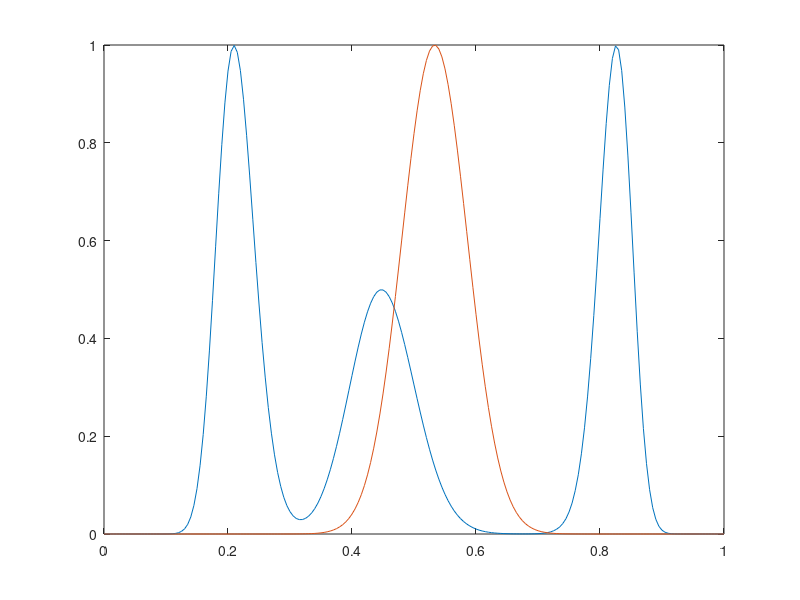
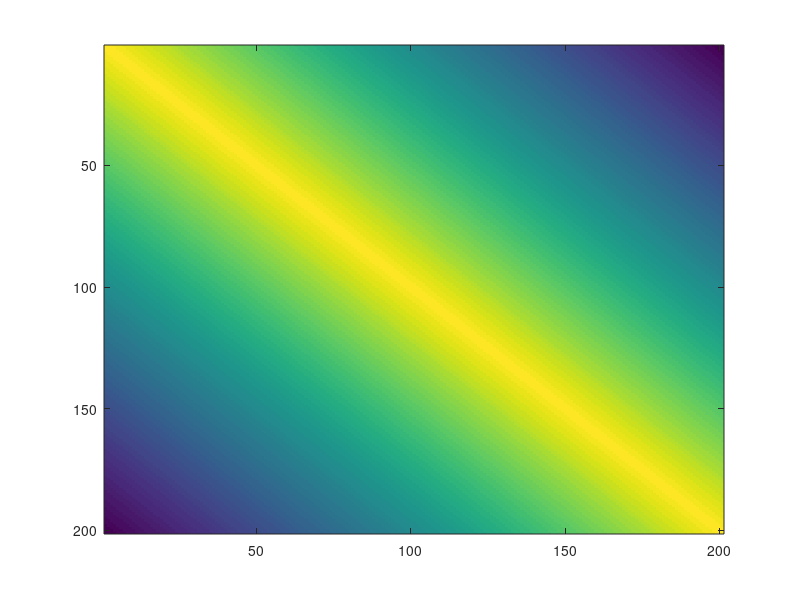
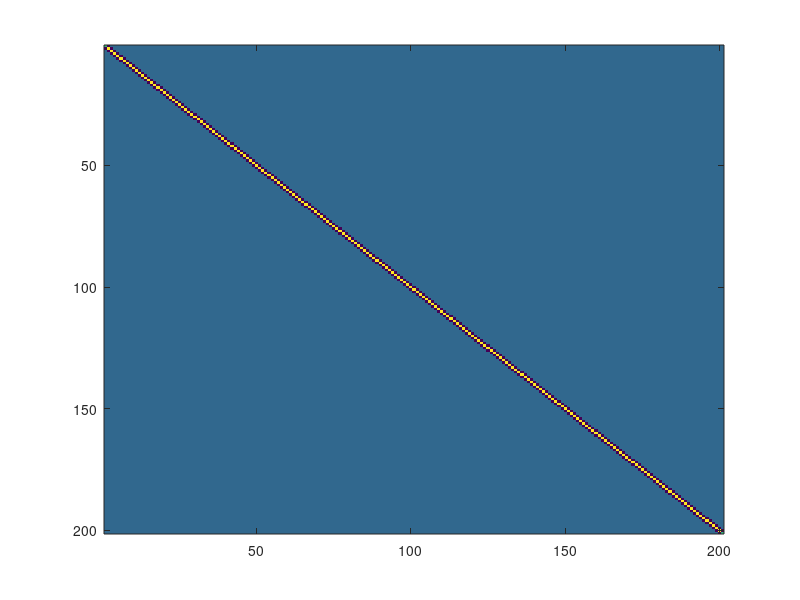

MATLAB code for these plots, in order: (Note: this script raises an error after producing the figures.)
%%%%%%%%%%%%%%%%%%%%%%%%%%%%%%%%%%%%%%%%%%%%%%%%%%%%%%%%%%%%%%%%%%%%%%%%%%%%%%%%%%%%%%%%%%
%%% Generate data
%%%%%%%%%%%%%%%%%%%%%%%%%%%%%%%%%%%%%%%%%%%%%%%%%%%%%%%%%%%%%%%%%%%%%%%%%%%%%%%%%%%%%%%%%%
clear; close all;
N = 201;

seed = rand*1000;
rng("default");

t = linspace(0,1,N);
t1 = linspace(-3,3,N);
time_gap = 1/(N-1);
for j =1:N 
    g(j) = exp(-(t1(j)-0.2).^2/0.2);
%     g(j) = exp(-(t(j)-0.53).^2*180);
end
f2 = interp1(t,g,t);

U1 = sqrt(3)*2*(t-0.5);
h1 = -1.0*U1;
h2 = -0.2*U1;
h3 = 1.0*U1;

gamma1 = cumtrapz(exp(h1))./trapz(exp(h1));
gamma1 = (gamma1-min(gamma1))/(max(gamma1)-min(gamma1));
gamma2 = cumtrapz(exp(h2))./trapz(exp(h2));
gamma2 = (gamma2-min(gamma2))/(max(gamma2)-min(gamma2));
gamma3 = cumtrapz(exp(h3))./trapz(exp(h3));
gamma3 = (gamma3-min(gamma3))/(max(gamma3)-min(gamma3));

f1_1 = interp1(t,f2,gamma1);
f1_2 = interp1(t,f2,gamma2);
f1_3 = interp1(t,f2,gamma3);
f1 = f1_1 + f1_2*0.5 + f1_3;

figure(1);clf;
plot(t, f1, t, f2)

f1 = f1';
f2 = f2';

q1 = sign(gradient(f1)/time_gap).*sqrt(abs(gradient(f1)/time_gap));
q2 = sign(gradient(f2)/time_gap).*sqrt(abs(gradient(f2)/time_gap));

%define the covariance for the gamma function
mu = zeros(1, N);


% Define the value of pho
pho = 0.999;  % You can change this to your desired value
% Initialize an empty matrix of size (n+1) x (n+1)

f_cov = ones(1, N);
Cr = diag(f_cov);

% Fill in the matrix
for i = 1:N
    for j = 1:N
        if i ~= j
            Cr(i, j) = pho^(abs(i-j));
        end
    end
end
Cr = Cr*8;

figure(1001); clf;
imagesc(Cr);
try chol(Cr)
    disp('Matrix is symmetric positive definite.')
catch ME
    disp('Matrix is not symmetric positive definite')
end

inv_cr = inv(Cr);
figure(1002); clf;
imagesc(inv_cr);
%%%%%%%%%%%%%%%%%%%%%%%%%%%%%%%%%%%%%%%%%%%%%%%%%%%%%%%%%%%%%%%%%%%%%%%%%%%%%%%%%%%%%%%%%%
%%% Dynamic programming to match f1 and f2 
%%%%%%%%%%%%%%%%%%%%%%%%%%%%%%%%%%%%%%%%%%%%%%%%%%%%%%%%%%%%%%%%%%%%%%%%%%%%%%%%%%%%%%%%%%
gamma_t = DynamicProgrammingQ(q2', q1', 0, 0);


%%%%%%%%%%%%%%%%%%%%%%%%%%%%%%%%%%%%%%%%%%%%%%%%%%%%%%%%%%%%%%%%%%%%%%%%%%%%%%%%%%%%%%%%%%
%%%  Gaussian bayesian
%%%%%%%%%%%%%%%%%%%%%%%%%%%%%%%%%%%%%%%%%%%%%%%%%%%%%%%%%%%%%%%%%%%%%%%%%%%%%%%%%%%%%%%%%%
% 1. initiate phi 
phi_int = zeros(1, N);

figure(101); clf;
plot(t, phi_int);
figure(102); clf;
gamma_in = cumtrapz(t, exp(phi_int))./trapz(t, exp(phi_int));
gamma_in = (gamma_in-min(gamma_in))/(max(gamma_in)-min(gamma_in)); 
plot(t, gamma_in);

%2. Initiate sigma1
sigma1_int = 2;

%3: update g and sigma1
J = 10000;
phi_set = [];
phi_set(1,:) = phi_int;

%set the parameters for the pCN-mixture


% betals = [0.9, linspace(0.001, 0.08, 7)]; %742
% probabilities = [0.3, repmat(0.1, 1, 7)];

% betals = [0.6, linspace(0.001, 0.008, 6)];
% probabilities = [0.4, repmat(0.1, 1, 6)];

betals = [0.9,  linspace(0.001, 0.09, 7)];
probabilities = [0.3,  repmat(0.1, 1, 7)];

cnt = 1;
for j = 1: J
    %propose new phi
    kesi = mvnrnd(mu, Cr, 1);
    kesi = kesi-trapz(t,kesi);
    beta = randsample(betals, 1,true, probabilities);
    phi_new = phi_set(j,:)*sqrt(1-beta^2) + beta*kesi;
    phi_new = phi_new-trapz(t,phi_new);
    
    % calculate MCMC acceptance ratio
    [lossratio, sse_diff(j)] = cal_joint_ratio_clr_corr(sigma1_int, q1, q2, t, phi_new, phi_set(j,:));
    lossratio_(j) = lossratio;
    lamd_p = min(1, lossratio);

    if rand()<lamd_p
        phi_set(j+1,:) = phi_new;
        cnt = cnt + 1;
    else
        phi_set(j+1,:) = phi_set(j,:);
    end
    
    temp_t = cumtrapz(t,exp(phi_set(j+1,:)))./trapz(t, exp(phi_set(j+1,:)),2);
    temp_t = round(temp_t/temp_t(end)*(N-1))+1;
    gam1_dev = exp(phi_set(j+1,:))./trapz(t, exp(phi_set(j+1,:)),2);
    SSE = (norm(q2 - q1(temp_t).*sqrt(gam1_dev')))^2;
    sse_(j) = SSE;

end

% plot the sample gamma
gamma_new = [];
for j = 1:J+1
    gamma_new(j,:) = cumtrapz(t, exp(phi_set(j,:)))./trapz(t, exp(phi_set(j,:)));
    gamma_new(j,:) = (gamma_new(j,:)-min(gamma_new(j,:)))/(max(gamma_new(j,:))-min(gamma_new(j,:)));
end


fgamma = gamma_new(J/2+1:10:J+1,:);
fphi_set = phi_set(J/2+1:10:J+1,:);

sample_mean = mean(phi_set,1);
gamma_mean = cumsum(exp(sample_mean))./sum(exp(sample_mean));
gamma_mean = (gamma_mean-min(gamma_mean))/(max(gamma_mean)-min(gamma_mean));

fgamma = gamma_new(2:2:J+1,:);
fphi_set = phi_set(2:2:J+1,:);

sample_mean = mean(fphi_set,1);
gamma_mean = cumsum(exp(sample_mean))./sum(exp(sample_mean));
gamma_mean = (gamma_mean-min(gamma_mean))/(max(gamma_mean)-min(gamma_mean));

figure(1); clf;
hold on;
plot(t,gamma_new);
plot(t,gamma_t,'k','LineWidth',2);
% plot(t,gamma_mean','b--','LineWidth',2);
lsize = 16; % Label fontsize
nsize = 18; % Axis fontsize
axis equal;
ylim([0,1]);
xlim([0,1]);
xticks([0 0.2 0.4 0.6 0.8 1]);
set(gca, 'Fontsize', nsize,'linewidth', 1.5)
set(gcf,'paperpositionmode','auto');
set(gcf,'windowstyle','normal');
set(gca,'LooseInset',max(get(gca,'TightInset'), 0.02))
set(gca,'fontweight','normal')
opts.Colors     = get(groot,'defaultAxesColorOrder');
opts.saveFolder = 'img/';
opts.width      = 12;
opts.height     = 10;
opts.fontType   = 'Times';
% 



f2_gamma_t = interp1(t,f2,gamma_t);
figure(2);clf;
plot(t,f1,'b.','LineWidth', 1.5);
hold on;
plot(t,f2,'g.','LineWidth', 1.5);
plot(t, f2_gamma_t, 'r','LineWidth', 1.5)

figure(3);clf;
plot(t,q1,'b.','LineWidth', 1.5);
hold on;
plot(t,q2,'g.','LineWidth', 1.5);

figure(5);clf;
subplot(2,1,1);
plot(sse_)
subplot(2,1,2);
hist(sse_);


% Perform k-means clustering
seed = rand*1000;
rng(419);
K = 3;
[idx, centers] = kmeans(phi_set, K);
% [idx, centers] = kmeans(fphi_set, K);
for i = 1: K
    centers_g(i,:) = cumtrapz(t, exp(centers(i,:)))/trapz(t, exp(centers(i,:)));
end

figure(11); clf;
plot(t,gamma_new(idx==2,:),'Color', [0.8 0.8 0.8]);
hold on;
plot(t,gamma_new(idx==1,:),'y');
plot(t,gamma_new(idx==3,:),'g');
% plot(t,fgamma(idx==1,:)','Color', [0.8 0.8 0.8]);
% plot(t,fgamma(idx==2,:),'y');
% plot(t,fgamma(idx==3,:),'g');
plot(t, centers_g(2,:),'m','LineWidth',2)
plot(t, centers_g(1,:),'c','LineWidth',2)
plot(t, centers_g(3,:),'r','LineWidth',2)
% plot(t,gamma_t,'k--','LineWidth',2);
% plot(t,gamma_t,'m--','LineWidth',2);
lsize = 16; % Label fontsize
nsize = 18; % Axis fontsize
axis equal;
ylim([0,1]);
xlim([0,1]);
xticks([0 0.2 0.4 0.6 0.8 1]);
set(gca, 'Fontsize', nsize,'linewidth', 1.5)
set(gcf,'paperpositionmode','auto');
set(gcf,'windowstyle','normal');
set(gca,'LooseInset',max(get(gca,'TightInset'), 0.02))
set(gca,'fontweight','normal')
opts.Colors     = get(groot,'defaultAxesColorOrder');
opts.saveFolder = 'img/';
opts.width      = 12;
opts.height     = 10;
opts.fontType   = 'Times';



f2_gamma_t1 = interp1(t,f2,centers_g(1,:));
f2_gamma_t2 = interp1(t,f2,centers_g(2,:));
f2_gamma_t3 = interp1(t,f2,centers_g(3,:));
figure(22);clf;
% plot(t,f1,'b.-','LineWidth', 1.5);
% plot(t,f2,'g.-','LineWidth', 1.5);
plot(t, f2_gamma_t2, 'm','LineWidth', 1.5)
hold on;
plot(t, f2_gamma_t1, 'c','LineWidth', 1.5)
plot(t, f2_gamma_t3,'r', 'LineWidth',1.5)
% plot(t, f2_gamma_t, 'k--','LineWidth', 1.5)
axis equal;
ylim([0,1]);
xlim([0,1]);
xticks([0 0.2 0.4 0.6 0.8 1]);
set(gca, 'Fontsize', nsize,'linewidth', 1.5)
set(gcf,'paperpositionmode','auto');
set(gcf,'windowstyle','normal');
set(gca,'LooseInset',max(get(gca,'TightInset'), 0.02))
set(gca,'fontweight','normal')
opts.Colors     = get(groot,'defaultAxesColorOrder');
opts.saveFolder = 'img/';
opts.width      = 12;
opts.height     = 10;
opts.fontType   = 'Times';
%PCA
time_diff = time_gap;
v = phi_set;

figure(4); clf;
plot(t, v, 'Color', [0.5 0.5 0.5]);


%%%%%%%%%%%%%%%%%%%%%%%%%%%%%%%%%%%%%%%%%%%%%%%%%%%%%%%%%%%%%%%%%%%%%%%%%%%%%%%%%%%%%%%%%%
%% Non-Gaussian bayesian
%%%%%%%%%%%%%%%%%%%%%%%%%%%%%%%%%%%%%%%%%%%%%%%%%%%%%%%%%%%%%%%%%%%%%%%%%%%%%%%%%%%%%%%%%%
%%%%%%%%%%%%%%%%%%%%%%%%%%%%%%%%%%%%%%%%%%%%%%%%%%%%%%%%%%%%%%%%%%%%%%%%%%%%%%%%%%%%%%%%%%
%%% Generate data
%%%%%%%%%%%%%%%%%%%%%%%%%%%%%%%%%%%%%%%%%%%%%%%%%%%%%%%%%%%%%%%%%%%%%%%%%%%%%%%%%%%%%%%%%%
clear; close all;
N = 201;

seed = rand*1000;
rng("default");

t = linspace(0,1,N);
t1 = linspace(-3,3,N);
time_gap = 1/(N-1);
for j =1:N 
    g(j) = exp(-(t1(j)-0.2).^2/0.2);
end
f2 = interp1(t,g,t);

U1 = sqrt(3)*2*(t-0.5);
h1 = -1.0*U1;
h2 = -0.1*U1;
h3 = 1.0*U1;

gamma1 = cumtrapz(exp(h1))./trapz(exp(h1));
gamma1 = (gamma1-min(gamma1))/(max(gamma1)-min(gamma1));
gamma2 = cumtrapz(exp(h2))./trapz(exp(h2));
gamma2 = (gamma2-min(gamma2))/(max(gamma2)-min(gamma2));
gamma3 = cumtrapz(exp(h3))./trapz(exp(h3));
gamma3 = (gamma3-min(gamma3))/(max(gamma3)-min(gamma3));

f1_1 = interp1(t,f2,gamma1);
f1_2 = interp1(t,f2,gamma2);
f1_3 = interp1(t,f2,gamma3);
f1 = f1_1 + f1_2*0.5 + f1_3;

figure(1);clf;
plot(t, f1, t, f2)

f1 = f1';
f2 = f2';


q1 = sign(gradient(f1)/time_gap).*sqrt(abs(gradient(f1)/time_gap));
q2 = sign(gradient(f2)/time_gap).*sqrt(abs(gradient(f2)/time_gap));

%define the covariance for the gamma function
mu = zeros(1, N);


% Define the value of pho
pho = 0.999;  % You can change this to your desired value
% Initialize an empty matrix of size (n+1) x (n+1)

f_cov = ones(1, N);
Cr = diag(f_cov);

% Fill in the matrix
for i = 1:N
    for j = 1:N
        if i ~= j
            Cr(i, j) = pho^(abs(i-j));
        end
    end
end
Cr = Cr*8;

figure(1001); clf;
imagesc(Cr);
try chol(Cr);
    disp('Matrix is symmetric positive definite.')
catch ME
    disp('Matrix is not symmetric positive definite')
end

inv_cr = inv(Cr);
figure(1002); clf;
imagesc(inv_cr);
%%%%%%%%%%%%%%%%%%%%%%%%%%%%%%%%%%%%%%%%%%%%%%%%%%%%%%%%%%%%%%%%%%%%%%%%%%%%%%%%%%%%%%%%%%
%%% Dynamic programming to match f1 and f2 
%%%%%%%%%%%%%%%%%%%%%%%%%%%%%%%%%%%%%%%%%%%%%%%%%%%%%%%%%%%%%%%%%%%%%%%%%%%%%%%%%%%%%%%%%%
gamma_t = DynamicProgrammingQ(q2', q1', 0, 0);
%define the covariance for the gamma function
mu = zeros(1, N);
gamma_mu = cumsum(exp(mu))./sum(exp(mu));
gamma_mu = (gamma_mu-min(gamma_mu))/(max(gamma_mu)-min(gamma_mu)); 

dn = 1;
U1 = sqrt(3)*2*(t-0.5);
% 1. initiate phi 
a1 = -1.5;
b1 = -0.5;

a2 = 0.5;
b2 = 1.5;

intervals = [[a1, b1]; [a2, b2]];
p = rand;
if p <= 0.5
    a = intervals(1, 1);
    b = intervals(1, 2);
else
    a = intervals(2, 1);
    b = intervals(2, 2);
end

phi_int = mu;
coeff(1, 1) = a + (b - a) * rand();


for j = 1:dn
    phi_int = phi_int + coeff(j, 1)*U1(j,:);
end
phi_int = phi_int-log(trapz(t,exp(phi_int)));

figure(101); clf;
plot(t, phi_int);
figure(102); clf;
gamma_in = cumsum(exp(phi_int))./sum(exp(phi_int));
gamma_in = (gamma_in-min(gamma_in))/(max(gamma_in)-min(gamma_in)); 
plot(t, gamma_in);

%2. Initiate sigma1
sigma1_int = 3;

%3: update g and sigma1
J = 10000;
coeff_set = zeros(5, J);
phi_set = [];
coeff_set(:,1) = coeff;
phi_set(1,:) = phi_int;

u_coeff = [0, 0, 0, 0, 0];
sigma_coeff = [0, sqrt(0.4)/3, sqrt(0.3)/3, sqrt(0.2)/3/3, sqrt(0.15)/4];
cnt = 0; 
for j = 1: J
    %propose new phi   
    phi_new = mu;
    for jj = 1: dn
        if jj == 1
            coeff_new(jj) = proposal_distribution(coeff_set(jj,j), 1, 1, a1, a2, b1, b2);
        else
            coeff_new(jj) = proposal_distribution2(coeff_set(jj,j), 0.01, 1, u_coeff(jj), sigma_coeff(jj));
        end 
    end

    for jj = 1: dn        
        phi_new = phi_new + coeff_new(jj)*U1(jj,:);
    end
    phi_new = phi_new-log(trapz(t,exp(phi_new)));
    % calculate MCMC acceptance ratio
    prior = 1;
    if jj>1
        for jj = 2: dn
            prior = prior * normpdf(coeff_new(jj),u_coeff(jj),sigma_coeff(jj))/normpdf(coeff_set(jj,j),u_coeff(jj),sigma_coeff(jj));
        end
    end
    if (coeff_new(1) >= a1 && coeff_new(1) <= b1) || (coeff_new(1) >= a2 && coeff_new(1) <= b2)
        [lossratio, sse_diff(j)] = cal_joint_ratio_clr(sigma1_int, q1, q2, t, phi_new, phi_set(j,:));
        lossratio_(j) = lossratio*prior;
        lamd_p = min(1, lossratio*prior);
    else
        lamd_p = 0;
    end

    if rand()<lamd_p
        phi_set(j+1,:) = phi_new;
        coeff_set(:,j+1) =coeff_new;
        cnt = cnt + 1;
    else
        phi_set(j+1,:) = phi_set(j,:);
        coeff_set(:,j+1) =coeff_set(:,j);
    end
    
    temp_t = cumtrapz(t,exp(phi_set(j+1,:)))./trapz(t, exp(phi_set(j+1,:)),2);
    temp_t = round(temp_t/temp_t(end)*(N-1))+1;
    gam1_dev = exp(phi_set(j+1,:));
    SSE = (norm(q2 - q1(temp_t).*sqrt(gam1_dev')))^2;
    sse_(j) = SSE;

end

% plot the sample gamma
gamma_new = [];
for j = 1:J+1
    gamma_new(j,:) = cumsum(exp(phi_set(j,:)))./sum(exp(phi_set(j,:)));
    gamma_new(j,:) = (gamma_new(j,:)-min(gamma_new(j,:)))/(max(gamma_new(j,:))-min(gamma_new(j,:)));
end


sample_mean = mean(phi_set,1);
gamma_mean = cumsum(exp(sample_mean))./sum(exp(sample_mean));
gamma_mean = (gamma_mean-min(gamma_mean))/(max(gamma_mean)-min(gamma_mean));

fgamma = gamma_new(2:10:J+1,:);
fphi_set = phi_set(2:10:J+1,:);

sample_mean = mean(fphi_set,1);
gamma_mean = cumsum(exp(sample_mean))./sum(exp(sample_mean));
gamma_mean = (gamma_mean-min(gamma_mean))/(max(gamma_mean)-min(gamma_mean));



figure(1); clf;
hold on;
plot(t,gamma_new);
% plot(t,fgamma);
plot(t,gamma_t,'k','LineWidth',2);
plot(t,gamma_mean,'r','LineWidth',2);
% plot(t,gamma_mean','b--','LineWidth',2);
lsize = 16; % Label fontsize
nsize = 18; % Axis fontsize
axis equal;
ylim([0,1]);
xlim([0,1]);
xticks([0 0.2 0.4 0.6 0.8 1]);
set(gca, 'Fontsize', nsize,'linewidth', 1.5)
set(gcf,'paperpositionmode','auto');
set(gcf,'windowstyle','normal');
set(gca,'LooseInset',max(get(gca,'TightInset'), 0.02))
set(gca,'fontweight','normal')
opts.Colors     = get(groot,'defaultAxesColorOrder');
opts.saveFolder = 'img/';
opts.width      = 12;
opts.height     = 10;
opts.fontType   = 'Times';
% 



f2_gamma_t = interp1(t,f2,gamma_t);
f2_gamma_b = interp1(t,f2,gamma_mean);
figure(2);clf;
hold on;
plot(t,f1,'b','LineWidth', 1.5);
plot(t,f2,'g','LineWidth', 1.5);
plot(t, f2_gamma_t, 'k -.','LineWidth', 1.5)
plot(t, f2_gamma_b, 'r -.','LineWidth', 1.5)

figure(3);clf;
plot(t,q1,'b.','LineWidth', 1.5);
hold on;
plot(t,q2,'g.','LineWidth', 1.5);

figure(5);clf;
subplot(2,1,1);
plot(sse_)
subplot(2,1,2);
hist(sse_);



% Perform k-means clustering
K = 2;
[idx, centers] = kmeans(phi_set, K);
% [idx, centers] = kmeans(fphi_set, K);
for i = 1: K
    centers_g(i,:) = cumtrapz(t, exp(centers(i,:)))/trapz(t, exp(centers(i,:)));
end

figure(11); clf;
plot(t,gamma_new(idx==1,:),'Color', [0.8 0.8 0.8]);
hold on;
plot(t,gamma_new(idx==2,:),'y');
% plot(t, gamma_mu, 'g','LineWidth',2);
% plot(t,fgamma(idx==1,:)','Color', [0.8 0.8 0.8]);
% plot(t,fgamma(idx==2,:),'y');
plot(t, centers_g(1,:),'m','LineWidth',2)
plot(t, centers_g(2,:),'c','LineWidth',2)
% plot(t,gamma_t,'r--','LineWidth',2);
% plot(t,gamma_t,'m--','LineWidth',2);
lsize = 16; % Label fontsize
nsize = 18; % Axis fontsize
axis equal;
ylim([0,1]);
xlim([0,1]);
xticks([0 0.2 0.4 0.6 0.8 1]);
set(gca, 'Fontsize', nsize,'linewidth', 1.5)
set(gcf,'paperpositionmode','auto');
set(gcf,'windowstyle','normal');
set(gca,'LooseInset',max(get(gca,'TightInset'), 0.02))
set(gca,'fontweight','normal')
opts.Colors     = get(groot,'defaultAxesColorOrder');
opts.saveFolder = 'img/';
opts.width      = 12;
opts.height     = 10;
opts.fontType   = 'Times';

figure(12); clf;
hold on;
plot(t,phi_set(idx==1,:),'Color', [0.8 0.8 0.8]);
plot(t,phi_set(idx==2,:),'y');
plot(t, centers(1,:),'m','LineWidth',2)
plot(t, centers(2,:),'c','LineWidth',2)
plot(t, mu, 'g','LineWidth',2)
lsize = 16; % Label fontsize
nsize = 18; % Axis fontsize
xlim([0,1]);
xticks([0 0.2 0.4 0.6 0.8 1]);
set(gca, 'Fontsize', nsize,'linewidth', 1.5)
set(gcf,'paperpositionmode','auto');
set(gcf,'windowstyle','normal');
set(gca,'LooseInset',max(get(gca,'TightInset'), 0.02))
set(gca,'fontweight','normal')
opts.Colors     = get(groot,'defaultAxesColorOrder');
opts.saveFolder = 'img/';
opts.width      = 12;
opts.height     = 10;
opts.fontType   = 'Times';

f2_gamma_t1 = interp1(t,f2,centers_g(1,:));
f2_gamma_t2 = interp1(t,f2,centers_g(2,:));
figure(22);clf;
% plot(t,f1,'b','LineWidth', 1.5);
% hold on;
% plot(t,f2,'g','LineWidth', 1.5);
% legend({'$f_1$','$f_2$'},'Interpreter','latex','Box','off', 'Fontsize', 30)
plot(t, f2_gamma_t1, 'm','LineWidth', 1.5)
hold on;
plot(t, f2_gamma_t2, 'c','LineWidth', 1.5)
% plot(t, f2_gamma_t, 'r--','LineWidth', 1.5)
axis equal;
ylim([0,1]);
xlim([0,1]);
xticks([0 0.2 0.4 0.6 0.8 1]);
set(gca, 'Fontsize', nsize,'linewidth', 1.5)
set(gcf,'paperpositionmode','auto');
set(gcf,'windowstyle','normal');
set(gca,'LooseInset',max(get(gca,'TightInset'), 0.02))
set(gca,'fontweight','normal')
opts.Colors     = get(groot,'defaultAxesColorOrder');
opts.saveFolder = 'img/';
opts.width      = 12;
opts.height     = 10;
opts.fontType   = 'Times';


figure(101); clf;
plot(coeff_set(1,:))